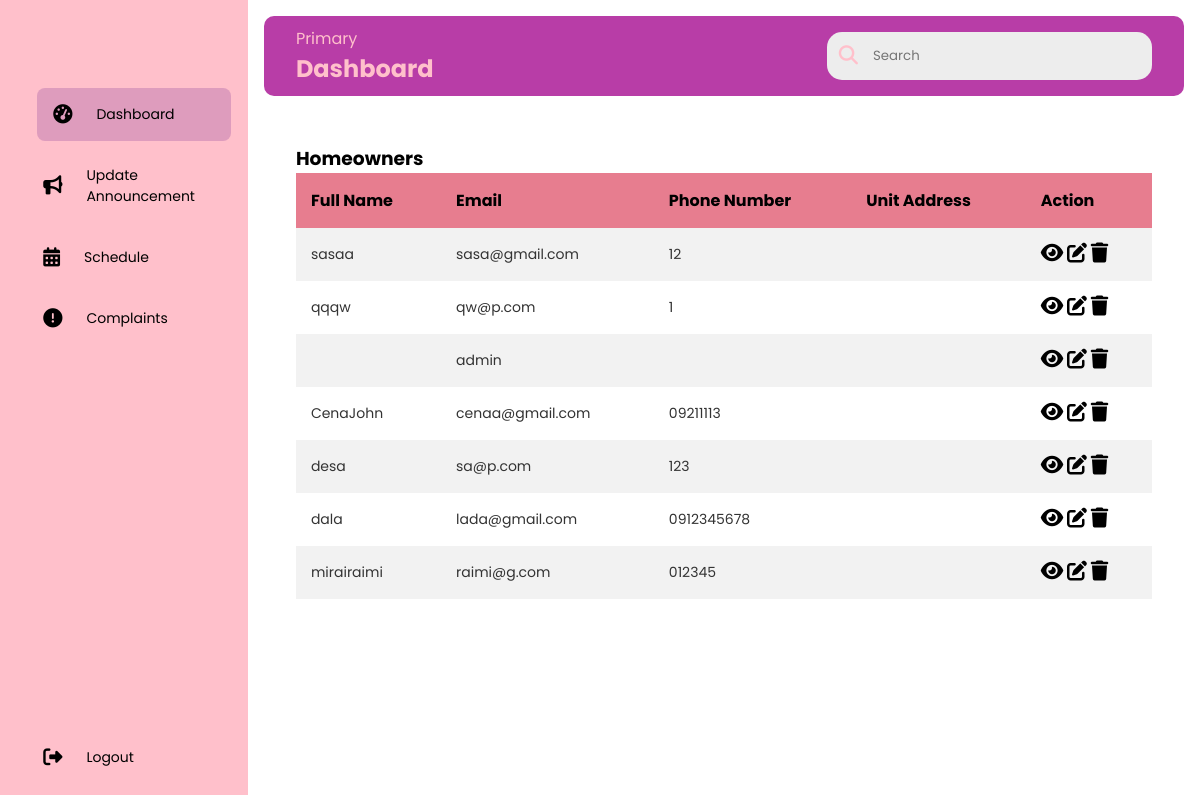
/admin-dashboard.php, run on the app's committed database.
### tables this page shows
CREATE TABLE `members_tbl` (
  `memberID` int(255) UNSIGNED NOT NULL,
  `lastname` varchar(255) DEFAULT NULL,
  `firstname` varchar(255) DEFAULT NULL,
  `email` varchar(255) DEFAULT NULL,
  `phoneNum` varchar(255) DEFAULT NULL,
  `unitAdd` varchar(255) DEFAULT NULL,
  `password` varchar(255) DEFAULT NULL,
  `userType` varchar(255) NOT NULL DEFAULT 'user'
);

### admin-dashboard.php (the view, shortened to what this page needs)
<!DOCTYPE html>
<html lang="en">
  <head>
    <link
      rel="stylesheet"
      href="https://cdnjs.cloudflare.com/ajax/libs/font-awesome/6.5.2/css/all.min.css"
    />
    <link rel="stylesheet" href="css/all.min.css">
    <link rel="stylesheet" href="css/fontawesome.min.css">
    <link rel="stylesheet" href="adminDash.css" />
  </head>
  <body>
    <div class="sidebar">
      <div class="logo"></div>
      <ul class="menu">
        <li class="active">
          <a href="#">
            <i class="fas fa-tachometer-alt"></i>
            <span>Dashboard</span>
          </a>
        </li>
        <li>
          <a href="#">
            <i class="fa-solid fa-bullhorn"></i>
            <span>Update Announcement</span>
          </a>
        </li>
        <li>
          <a href="#">
            <i class="fa-solid fa-calendar-days"></i>
            <span>Schedule</span>
          </a>
        </li>
        <li>
          <a href="#">
            <i class="fa-solid fa-circle-exclamation"></i>
            <span>Complaints</span>
          </a>
        </li>
        <li class="logout">
          <a href="index.html">
            <i class="fas fa-sign-out-alt"></i>
            <span>Logout</span>
          </a>
        </li>
      </ul>
    </div>
    <div class="main-content">
      <div class="header-wrap">
        <div class="header-title">
          <span>Primary</span>
          <h2>Dashboard</h2>
        </div>
        <div class="user-info">
          <div class="search-box">
            <i class="fa-solid fa-search"></i>
            <input type="text" placeholder="Search" />
          </div>
        </div>
      </div>
      <div class="table-wrapper">
        <h3 class="main-title">Homeowners</h3>
        <div class="table-cont">
          <table>
            <thead>
              <tr>
                <th>Full Name</th>
                <th>Email</th>
                <th>Phone Number</th>
                <th>Unit Address</th>
                <th>Action</th>
              </tr>
            </thead>
            <tbody>
              <?php
                include "conn.php";
                $sql = "SELECT * FROM members_tbl";
                $result = mysqli_query($conn, $sql);
                while($row = mysqli_fetch_assoc($result))
                {
                  ?>
                    <tr>
                      <td><?php echo $row['lastname'], $row['firstname'] ?></td>
                      <td><?php echo $row['email'] ?></td>
                      <td><?php echo $row['phoneNum'] ?></td>
                      <td><?php echo $row['unitAdd'] ?></td>
                      <td>
                        <a href="view.php?id=<?php echo $row['memberID']?>">
                          <i class="fa-solid fa-eye" style="font-size: 20px; color: black;"></i>
                        </a>
                        <a href="edit.php?id=<?php echo $row['memberID']?>">
                          <i class="fa-solid fa-pen-to-square" style="font-size: 20px; color: black;"></i>
                        </a>
                        <a href="delete.php?id=<?php echo $row['memberID']?>">
                          <i class="fa-solid fa-trash" style="font-size: 20px; color: black;"></i>
                        </a>
                      </td>
                    </tr>
                  <?php
                }
              ?>
              </tbody>
          </table>
        </div>
      </div>
    </div>
  </body>
</html>

### adminDash.css (style rules this page uses)
* { margin: 0; padding: 0; border: none; outline: none; box-sizing: border-box; font-family: 'Poppins', sans-serif; list-style: none; text-decoration: none; }
body { display: flex; }
.sidebar { position: sticky; top: 0; left: 0; bottom: 0; width: 110px; height: 100vh; padding: 0 1.7rem; color: #FFFF; overflow: hidden; transition: all .5s linear; background: pink; }
.logo { height: 80px; padding: 16px; }
.menu { height: 88%; position: relative; padding: 0; }
.menu li { padding: 1rem; margin: 8px 0; border-radius: 8px; transition: all .5s; }
.menu li:hover, .active { transform: translateX(10px); background: #a058a358; }
.menu a { color: black; font-size: 14px; display: flex; align-items: center; gap: 1.5rem; }
.menu a span { overflow: hidden; }
.menu a i { font-size: 1.2rem; }
.logout { position: absolute; bottom: 0; left: 0; width: 100%; }
.main-content { position: relative; background: white; width: 100%; padding: 1rem; }
.header-wrap { display: flex; justify-content: space-between; align-items: center; flex-wrap: wrap; background: rgb(184, 61, 167); border-radius: 10px; padding: 10px 2rem; margin-bottom: 1rem; }
.header-title { color: pink; }
.user-info { display: flex; align-items: center; gap: 1; }
.search-box { background: rgb(237, 237, 237); border-radius: 15px; color: pink; display: flex; align-items: center; gap: 5px; padding: 4px 12px; }
.search-box input { background: transparent; padding: 10px; }
.search-box i { font-size: 1.2rem; cursor: pointer; transition: all .5s ease-out; }
.table-wrapper { background: #FFFF; margin-top: 1rem; border-radius: 10px; padding: 2rem; }
.table-cont { width: 100%; }
table { width: 100%; border-collapse: collapse; }
thead { background: rgb(231, 125, 143); color: black; }
th { padding: 15px; text-align: left; }
tbody { background: #F2F2F2; }
td { padding: 15px; font-size: 14px; color: #333; }
tr:nth-child(even) { background: #FFFF; }

### data on the page
members_tbl: lastname "sa", firstname "saa", email "sasa@gmail.com", phoneNum "12"
members_tbl: lastname "qq", firstname "qw", email "qw@p.com", phoneNum "1"
members_tbl: email "admin"
members_tbl: lastname "Cena", firstname "John", email "cenaa@gmail.com", phoneNum "09211113"
members_tbl: lastname "de", firstname "sa", email "sa@p.com", phoneNum "123"
members_tbl: lastname "da", firstname "la", email "lada@gmail.com", phoneNum "0912345678"
members_tbl: lastname "mirai", firstname "raimi", email "raimi@g.com", phoneNum "012345"
